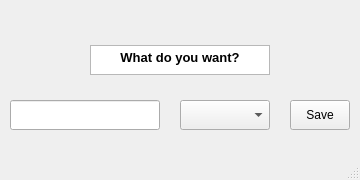
<?xml version="1.0" encoding="UTF-8"?>
<ui version="4.0">
 <class>MainWindow</class>
 <widget class="QMainWindow" name="MainWindow">
  <property name="geometry">
   <rect>
    <x>0</x>
    <y>0</y>
    <width>360</width>
    <height>180</height>
   </rect>
  </property>
  <property name="windowTitle">
   <string>MainWindow</string>
  </property>
  <widget class="QWidget" name="centralwidget">
   <widget class="QLineEdit" name="l_word">
    <property name="geometry">
     <rect>
      <x>10</x>
      <y>100</y>
      <width>150</width>
      <height>30</height>
     </rect>
    </property>
    <property name="text">
     <string/>
    </property>
   </widget>
   <widget class="QComboBox" name="c_num">
    <property name="geometry">
     <rect>
      <x>180</x>
      <y>100</y>
      <width>90</width>
      <height>30</height>
     </rect>
    </property>
    <item>
     <property name="text">
      <string/>
     </property>
    </item>
    <item>
     <property name="text">
      <string>1</string>
     </property>
    </item>
    <item>
     <property name="text">
      <string>5</string>
     </property>
    </item>
    <item>
     <property name="text">
      <string>10</string>
     </property>
    </item>
    <item>
     <property name="text">
      <string>15</string>
     </property>
    </item>
    <item>
     <property name="text">
      <string>20</string>
     </property>
    </item>
    <item>
     <property name="text">
      <string>50</string>
     </property>
    </item>
    <item>
     <property name="text">
      <string>100</string>
     </property>
    </item>
    <item>
     <property name="text">
      <string>200</string>
     </property>
    </item>
   </widget>
   <widget class="QTextEdit" name="textEdit">
    <property name="geometry">
     <rect>
      <x>90</x>
      <y>45</y>
      <width>180</width>
      <height>30</height>
     </rect>
    </property>
    <property name="html">
     <string>&lt;!DOCTYPE HTML PUBLIC &quot;-//W3C//DTD HTML 4.0//EN&quot; &quot;http://www.w3.org/TR/REC-html40/strict.dtd&quot;&gt;
&lt;html&gt;&lt;head&gt;&lt;meta name=&quot;qrichtext&quot; content=&quot;1&quot; /&gt;&lt;style type=&quot;text/css&quot;&gt;
p, li { white-space: pre-wrap; }
&lt;/style&gt;&lt;/head&gt;&lt;body style=&quot; font-family:'Gulim'; font-size:9pt; font-weight:400; font-style:normal;&quot;&gt;
&lt;p align=&quot;center&quot; style=&quot; margin-top:0px; margin-bottom:0px; margin-left:0px; margin-right:0px; -qt-block-indent:0; text-indent:0px;&quot;&gt;&lt;span style=&quot; font-size:10pt; font-weight:600;&quot;&gt;What do you want?&lt;/span&gt;&lt;/p&gt;&lt;/body&gt;&lt;/html&gt;</string>
    </property>
   </widget>
   <widget class="QPushButton" name="b_save">
    <property name="geometry">
     <rect>
      <x>290</x>
      <y>100</y>
      <width>60</width>
      <height>30</height>
     </rect>
    </property>
    <property name="text">
     <string>Save</string>
    </property>
   </widget>
   <zorder>c_num</zorder>
   <zorder>textEdit</zorder>
   <zorder>b_save</zorder>
   <zorder>l_word</zorder>
  </widget>
  <widget class="QStatusBar" name="statusbar"/>
 </widget>
 <resources/>
 <connections/>
</ui>
